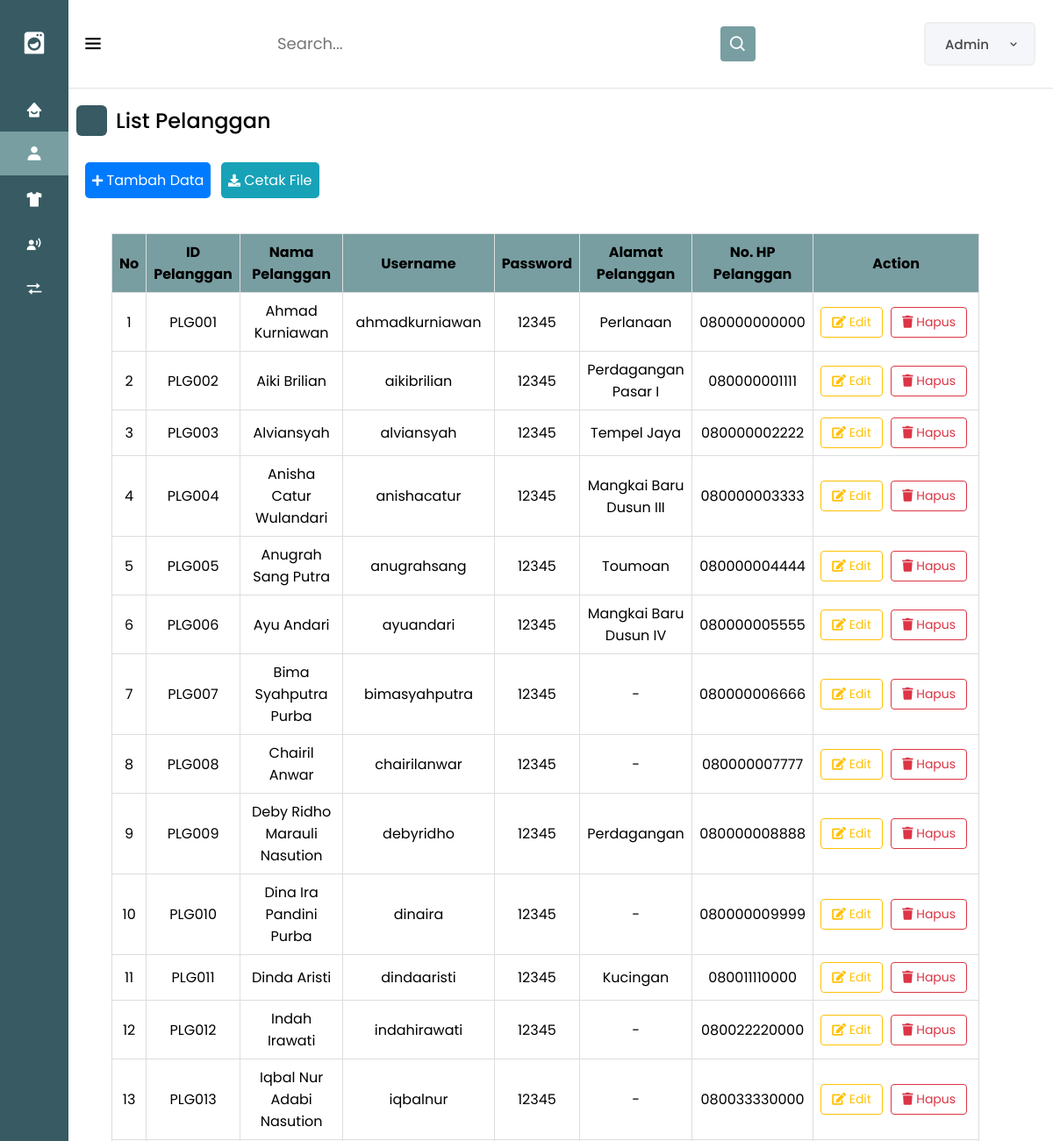
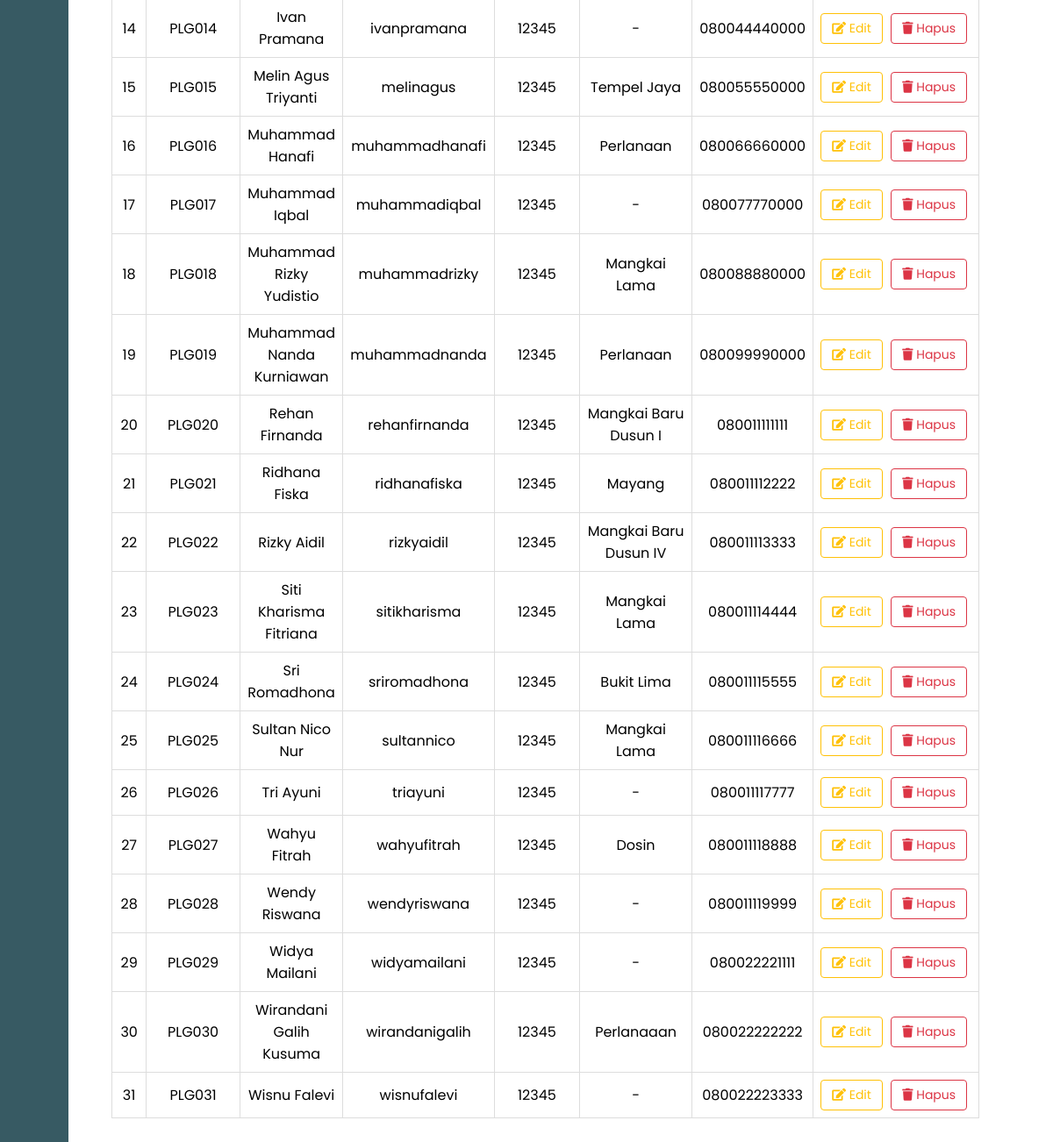
/pelanggan/list_pelanggan.php, run on the app's committed database (2 pictures, top to bottom).
### tables this page shows
CREATE TABLE `pelanggan` (
  `id_pelanggan` varchar(10) NOT NULL,
  `nama_pelanggan` varchar(100) NOT NULL,
  `username` varchar(25) NOT NULL,
  `password` varchar(255) NOT NULL,
  `alamat_pelanggan` varchar(255) NOT NULL,
  `no_hp_pelanggan` varchar(20) NOT NULL
);

### pelanggan/list_pelanggan.php (the view, shortened to what this page needs)
<?php
include('../function.php');
?>
<!DOCTYPE html>
<html lang="en">
<head>
    <link rel="stylesheet" href="stylepelanggan.css">
    <link rel="stylesheet" href="https://unicons.iconscout.com/release/v4.0.0/css/line.css">
    <link href='https://unpkg.com/boxicons@2.0.7/css/boxicons.min.css' rel='stylesheet'>
    <link rel="stylesheet" href="https://cdnjs.cloudflare.com/ajax/libs/font-awesome/5.15.3/css/all.min.css">
</head>
<body>
    <div class="sidebar close">
        <div class="logo-details">
            <i class='bx bxs-washer'></i>
        </div>
        <ul class="nav-links">
            <li>
                <a href="<?php echo "../admin/dashboard.php"; ?>" >
                    <i class='bx bxs-home-smile'></i>
                </a>
            </li>
            <li>
                <div class="iocn-link">
                    <a href="<?php echo "../pelanggan/list_pelanggan.php"; ?>" class="active">
                        <i class='bx bxs-user'></i>
                    </a>
                </div>
            </li>
            <li>
                <div class="iocn-link">
                    <a href="<?php echo "../paketlaundry/list_paketlaundry.php "; ?>">
                        <i class='bx bxs-t-shirt'></i>
                    </a>
                </div>
            </li>
            <li>
                <div class="iocn-link">
                    <a href="<?php echo "../karyawan/list_karyawan.php"; ?>">
                        <i class='bx bxs-user-voice'></i>
                    </a>
                </div>
            </li>
            <li>
                <div class="iocn-link">
                    <a href="<?php echo "../transaksi/transaksi.php"; ?>">
                        <i class='bx bx-transfer'></i>
                    </a>
                </div>
            </li>
        </ul>
    </div>
    <section class="dashboard">
        <div class="top">
            <div class="sidebar-button">
                <i class='bx bx-menu sidebar-toggle'></i>
            </div>
            <div class="search-box">
                <input type="text" placeholder="Search...">
                <i class='bx bx-search'></i>
            </div>
            <div class="profile-details">
                <span class="admin_name">Admin</span>
                <i class="bx bx-chevron-down"></i>
            </div>
        </div>
        <div class="dash-content">
            <div class="overview">
                <div class="title">
                    <i class="uil uil-tachometer-fast-alt"></i>
                    <span class="text">List Pelanggan</span>
                </div>
                <div class="card-body">
                    <div class="button-group">
                        <a href="../pelanggan/add_pelanggan.php" class="button-tambah">
                            <i class="fas fa-plus fa-sm"></i> Tambah Data
                        </a>
                        <span>&nbsp;&nbsp;</span>
                        <a href="../pelanggan/cetakPelanggan.php" target="_blank" class="button-cetak">
                            <i class="fas fa-download fa-sm"></i> Cetak File
                        </a>
                    </div>
                </div>
            </div>
            <div class="database">
                <div class="database-data">
                    <div class="center">
                        <table id="dataTables" class="table table-hover">
                            <thead>
                                <tr style="text-align : center;">
                                    <th>No</th>
                                    <th>ID Pelanggan</th>
                                    <th>Nama Pelanggan</th>
                                    <th>Username</th>
                                    <th>Password</th>
                                    <th>Alamat Pelanggan</th>
                                    <th>No. HP Pelanggan</th>
                                    <th>Action</th>
                                </tr>
                            </thead>
                            <tbody>
                                <?php
                                $query = "SELECT * FROM pelanggan";
                                $result = $conn->query($query);
                                $no = 1;
                                while ($data = $result->fetch(PDO::FETCH_ASSOC)) :
                                ?>
                                    <tr>
                                        <td><?php echo $no++; ?></td>
                                        <td><?php echo $data['id_pelanggan']; ?></td>
                                        <td><?php echo $data['nama_pelanggan']; ?></td>
                                        <td><?php echo $data['username']; ?></td>
                                        <td><?php echo $data['password']; ?></td>
                                        <td><?php echo $data['alamat_pelanggan']; ?></td>
                                        <td><?php echo $data['no_hp_pelanggan']; ?></td>
                                        <td id="action">
                                            <a href="updatePelanggan.php?id_pelanggan=<?php echo $data['id_pelanggan']; ?>" class="btn btn-edit">
                                                <i class="fas fa-edit"></i> Edit
                                            </a>
                                            <form method="POST" action="../pelanggan/hapusPelanggan.php" style="display: inline-block;">
                                                <button type="submit" name="deletes" class="btn btn-hapus">
                                                    <i class="fas fa-trash"></i> Hapus
                                                </button>
                                            </form>
                                        </td>
                                    </tr>
                                <?php endwhile; ?>
                            </tbody>
                        </table>
                    </div>
                </div>
            </div>
        </div>
    </section>
</body>
</html>

### pelanggan/stylepelanggan.css (style rules this page uses)
* { margin: 0; padding: 0; box-sizing: border-box; font-family: 'Poppins', sans-serif; }
:root { --primary-color: #375A63; --panel-color: #FFF; --text-color: #000; --black-light-color: #707070; --border-color: #e6e5e5; --toggle-color: #DDD; --box1-color: #8CC2D5; --box2-color: #DED9CE; --box3-color: #F98E8E; --box4-color: #AEBDB9; --title-icon-color: #fff; --tran-05: all 0.5s ease; --tran-03: all 0.3s ease; --tran-03: all 0.2s ease; }
body { min-height: 100vh; background-color: var(--primary-color); }
.sidebar { position: fixed; top: 0; left: 0; height: 100%; width: 260px; background: var(--primary-color); z-index: 200; transition: all 0.5s ease; }
.sidebar.close { width: 78px; }
.sidebar .logo-details { height: 60px; width: 100%; display: flex; align-items: center; padding-top: 38px; }
.sidebar .logo-details i { font-size: 30px; color: #fff; height: 50px; min-width: 78px; text-align: center; line-height: 50px; }
.sidebar .nav-links { height: 100%; padding: 40px 0 150px 0; overflow: auto; }
.sidebar.close .nav-links a.active { background: #789EA2; }
.sidebar.close .nav-links { overflow: visible; }
.sidebar .nav-links li { position: relative; list-style: none; transition: all 0.4s ease; }
.sidebar .nav-links li .iocn-link { display: flex; align-items: center; justify-content: space-between; }
.sidebar.close .nav-links li .iocn-link { display: block }
.sidebar .nav-links li i { height: 50px; min-width: 78px; text-align: center; line-height: 50px; color: #fff; font-size: 20px; cursor: pointer; transition: all 0.3s ease; }
.sidebar .nav-links li a { display: flex; align-items: center; text-decoration: none; }
.dashboard { position: relative; left: 260px; background-color: var(--panel-color); min-height: 100vh; width: calc(100% - 260px); padding: 10px 14px; transition: var(--tran-05); }
.sidebar.close ~ .dashboard { left: 73px; width: calc(100% - 73px); }
.dashboard .top { position: fixed; top: 0; height: 100px; left: 260px; display: flex; width: calc(100% - 260px); justify-content: space-between; align-items: center; padding: 0px 20px; background-color: var(--panel-color); box-shadow: 0 1px 1px rgba(0, 0, 0, 0.1); transition: var(--tran-05); z-index: 100; }
.sidebar.close ~ .dashboard .top { left: 73px; width: calc(100% - 73px); }
.dashboard .top .sidebar-toggle { font-size: 26px; color: var(--text-color); cursor: pointer; display: flex; align-items: center; }
.top .sidebar-button i { font-size: 35px; margin-right: 10px; }
.dashboard .top .search-box { position: relative; height: 50px; max-width: 550px; width: 100%; margin: 0 20px; }
.top .search-box input { position: absolute; top: 3.1px; width: 90%; height: 85%; border: none; outline: none; font-size: 18px; background: transparent }
.top .search-box .bx-search { position: absolute; height: 40px; width: 40px; background: #789EA2; right: 5px; top: 50%; transform: translateY(-50%); border-radius: 4px; line-height: 40px; text-align: center; color: #fff; font-size: 22px; transition: all 0.4 ease; cursor: pointer; }
.dashboard .top .profile-details { position: relative; display: flex; align-items: center; background: #F5F6FA; color: #444546; border: 2px solid #EFEEF1; border-radius: 6px; height: 50px; min-width: 100px; padding: 0 15px 0 2px; }
.profile-details .admin_name { display: inline-block; background-color: transparent; padding: 5px 10px; border-radius: 6px; font-size: 15px; font-weight: 500; margin: 0 10px; white-space: nowrap; }
.dashboard .dash-content { padding-top: 50px; position: relative; }
.dash-content .title { display: flex; align-items: center; margin: 60px 0 30px 0; }
.dash-content .title i { position: relative; height: 35px; width: 35px; background-color: var(--primary-color); border-radius: 6px; color: var(--title-icon-color); display: flex; align-items: center; justify-content: center; font-size: 24px; }
.dash-content .title .text { font-size: 24px; font-weight: 500; color: var(--text-color); margin-left: 10px; }
.dash-content .database .database-data { display: flex; justify-content: space-between; align-items: center; }
.database .database-data { display: flex; }
@media (max-width: 3000px) { .database .database-data { overflow-X: scroll; } }

### data on the page
pelanggan: id_pelanggan "PLG001", nama_pelanggan "Ahmad Kurniawan", username "ahmadkurniawan", password "12345", alamat_pelanggan "Perlanaan", no_hp_pelanggan "080000000000"
pelanggan: id_pelanggan "PLG002", nama_pelanggan "Aiki Brilian", username "aikibrilian", password "12345", alamat_pelanggan "Perdagangan Pasar I", no_hp_pelanggan "080000001111"
pelanggan: id_pelanggan "PLG003", nama_pelanggan "Alviansyah", username "alviansyah", password "12345", alamat_pelanggan "Tempel Jaya", no_hp_pelanggan "080000002222"
pelanggan: id_pelanggan "PLG004", nama_pelanggan "Anisha Catur Wulandari", username "anishacatur", password "12345", alamat_pelanggan "Mangkai Baru Dusun III", no_hp_pelanggan "080000003333"
pelanggan: id_pelanggan "PLG005", nama_pelanggan "Anugrah Sang Putra", username "anugrahsang", password "12345", alamat_pelanggan "Toumoan", no_hp_pelanggan "080000004444"
pelanggan: id_pelanggan "PLG006", nama_pelanggan "Ayu Andari", username "ayuandari", password "12345", alamat_pelanggan "Mangkai Baru Dusun IV", no_hp_pelanggan "080000005555"
pelanggan: id_pelanggan "PLG007", nama_pelanggan "Bima Syahputra Purba", username "bimasyahputra", password "12345", alamat_pelanggan "-", no_hp_pelanggan "080000006666"
pelanggan: id_pelanggan "PLG008", nama_pelanggan "Chairil Anwar", username "chairilanwar", password "12345", alamat_pelanggan "-", no_hp_pelanggan "080000007777"
pelanggan: id_pelanggan "PLG009", nama_pelanggan "Deby Ridho Marauli Nasution", username "debyridho", password "12345", alamat_pelanggan "Perdagangan", no_hp_pelanggan "080000008888"
pelanggan: id_pelanggan "PLG010", nama_pelanggan "Dina Ira Pandini Purba", username "dinaira", password "12345", alamat_pelanggan "-", no_hp_pelanggan "080000009999"
pelanggan: id_pelanggan "PLG011", nama_pelanggan "Dinda Aristi", username "dindaaristi", password "12345", alamat_pelanggan "Kucingan", no_hp_pelanggan "080011110000"
pelanggan: id_pelanggan "PLG012", nama_pelanggan "Indah Irawati", username "indahirawati", password "12345", alamat_pelanggan "-", no_hp_pelanggan "080022220000"
pelanggan: id_pelanggan "PLG013", nama_pelanggan "Iqbal Nur Adabi Nasution", username "iqbalnur", password "12345", alamat_pelanggan "-", no_hp_pelanggan "080033330000"
pelanggan: id_pelanggan "PLG014", nama_pelanggan "Ivan Pramana", username "ivanpramana", password "12345", alamat_pelanggan "-", no_hp_pelanggan "080044440000"
pelanggan: id_pelanggan "PLG015", nama_pelanggan "Melin Agus Triyanti", username "melinagus", password "12345", alamat_pelanggan "Tempel Jaya", no_hp_pelanggan "080055550000"
pelanggan: id_pelanggan "PLG016", nama_pelanggan "Muhammad Hanafi", username "muhammadhanafi", password "12345", alamat_pelanggan "Perlanaan", no_hp_pelanggan "080066660000"
pelanggan: id_pelanggan "PLG017", nama_pelanggan "Muhammad Iqbal", username "muhammadiqbal", password "12345", alamat_pelanggan "-", no_hp_pelanggan "080077770000"
pelanggan: id_pelanggan "PLG018", nama_pelanggan "Muhammad Rizky Yudistio", username "muhammadrizky", password "12345", alamat_pelanggan "Mangkai Lama", no_hp_pelanggan "080088880000"
pelanggan: id_pelanggan "PLG019", nama_pelanggan "Muhammad Nanda Kurniawan", username "muhammadnanda", password "12345", alamat_pelanggan "Perlanaan", no_hp_pelanggan "080099990000"
pelanggan: id_pelanggan "PLG020", nama_pelanggan "Rehan Firnanda", username "rehanfirnanda", password "12345", alamat_pelanggan "Mangkai Baru Dusun I", no_hp_pelanggan "080011111111"
pelanggan: id_pelanggan "PLG021", nama_pelanggan "Ridhana Fiska", username "ridhanafiska", password "12345", alamat_pelanggan "Mayang", no_hp_pelanggan "080011112222"
pelanggan: id_pelanggan "PLG022", nama_pelanggan "Rizky Aidil", username "rizkyaidil", password "12345", alamat_pelanggan "Mangkai Baru Dusun IV", no_hp_pelanggan "080011113333"
pelanggan: id_pelanggan "PLG023", nama_pelanggan "Siti Kharisma Fitriana", username "sitikharisma", password "12345", alamat_pelanggan "Mangkai Lama", no_hp_pelanggan "080011114444"
pelanggan: id_pelanggan "PLG024", nama_pelanggan "Sri Romadhona", username "sriromadhona", password "12345", alamat_pelanggan "Bukit Lima", no_hp_pelanggan "080011115555"
pelanggan: id_pelanggan "PLG025", nama_pelanggan "Sultan Nico Nur", username "sultannico", password "12345", alamat_pelanggan "Mangkai Lama", no_hp_pelanggan "080011116666"
pelanggan: id_pelanggan "PLG026", nama_pelanggan "Tri Ayuni", username "triayuni", password "12345", alamat_pelanggan "-", no_hp_pelanggan "080011117777"
pelanggan: id_pelanggan "PLG027", nama_pelanggan "Wahyu Fitrah", username "wahyufitrah", password "12345", alamat_pelanggan "Dosin", no_hp_pelanggan "080011118888"
pelanggan: id_pelanggan "PLG028", nama_pelanggan "Wendy Riswana", username "wendyriswana", password "12345", alamat_pelanggan "-", no_hp_pelanggan "080011119999"
pelanggan: id_pelanggan "PLG029", nama_pelanggan "Widya Mailani", username "widyamailani", password "12345", alamat_pelanggan "-", no_hp_pelanggan "080022221111"
pelanggan: id_pelanggan "PLG030", nama_pelanggan "Wirandani Galih Kusuma", username "wirandanigalih", password "12345", alamat_pelanggan "Perlanaaan", no_hp_pelanggan "080022222222"
pelanggan: id_pelanggan "PLG031", nama_pelanggan "Wisnu Falevi", username "wisnufalevi", password "12345", alamat_pelanggan "-", no_hp_pelanggan "080022223333"
